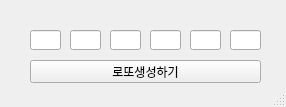
<?xml version="1.0" encoding="UTF-8"?>
<ui version="4.0">
 <class>MainWindow</class>
 <widget class="QMainWindow" name="MainWindow">
  <property name="geometry">
   <rect>
    <x>0</x>
    <y>0</y>
    <width>286</width>
    <height>107</height>
   </rect>
  </property>
  <property name="windowTitle">
   <string>MainWindow</string>
  </property>
  <widget class="QWidget" name="centralwidget">
   <widget class="QLineEdit" name="le1">
    <property name="geometry">
     <rect>
      <x>30</x>
      <y>30</y>
      <width>31</width>
      <height>20</height>
     </rect>
    </property>
   </widget>
   <widget class="QLineEdit" name="le2">
    <property name="geometry">
     <rect>
      <x>70</x>
      <y>30</y>
      <width>31</width>
      <height>20</height>
     </rect>
    </property>
   </widget>
   <widget class="QLineEdit" name="le3">
    <property name="geometry">
     <rect>
      <x>110</x>
      <y>30</y>
      <width>31</width>
      <height>20</height>
     </rect>
    </property>
   </widget>
   <widget class="QLineEdit" name="le4">
    <property name="geometry">
     <rect>
      <x>150</x>
      <y>30</y>
      <width>31</width>
      <height>20</height>
     </rect>
    </property>
   </widget>
   <widget class="QLineEdit" name="le5">
    <property name="geometry">
     <rect>
      <x>190</x>
      <y>30</y>
      <width>31</width>
      <height>20</height>
     </rect>
    </property>
   </widget>
   <widget class="QLineEdit" name="le6">
    <property name="geometry">
     <rect>
      <x>230</x>
      <y>30</y>
      <width>31</width>
      <height>20</height>
     </rect>
    </property>
   </widget>
   <widget class="QPushButton" name="pb">
    <property name="geometry">
     <rect>
      <x>30</x>
      <y>60</y>
      <width>231</width>
      <height>23</height>
     </rect>
    </property>
    <property name="text">
     <string>로또생성하기</string>
    </property>
   </widget>
  </widget>
  <widget class="QStatusBar" name="statusbar"/>
 </widget>
 <resources/>
 <connections/>
</ui>
